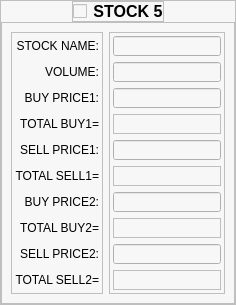
            <widget class="QFrame" name="frame_12">
             <property name="styleSheet">
              <string notr="true">background-color: rgb(247, 247, 247);</string>
             </property>
             <property name="frameShape">
              <enum>QFrame::StyledPanel</enum>
             </property>
             <property name="frameShadow">
              <enum>QFrame::Raised</enum>
             </property>
             <layout class="QVBoxLayout" name="verticalLayout_8">
              <property name="spacing">
               <number>0</number>
              </property>
              <property name="leftMargin">
               <number>0</number>
              </property>
              <property name="topMargin">
               <number>0</number>
              </property>
              <property name="rightMargin">
               <number>0</number>
              </property>
              <property name="bottomMargin">
               <number>0</number>
              </property>
              <item alignment="Qt::AlignHCenter|Qt::AlignTop">
               <widget class="QFrame" name="frame_22">
                <property name="frameShape">
                 <enum>QFrame::StyledPanel</enum>
                </property>
                <property name="frameShadow">
                 <enum>QFrame::Raised</enum>
                </property>
                <layout class="QHBoxLayout" name="horizontalLayout_10">
                 <property name="spacing">
                  <number>6</number>
                 </property>
                 <property name="leftMargin">
                  <number>0</number>
                 </property>
                 <property name="topMargin">
                  <number>0</number>
                 </property>
                 <property name="rightMargin">
                  <number>0</number>
                 </property>
                 <property name="bottomMargin">
                  <number>0</number>
                 </property>
                 <item>
                  <widget class="QCheckBox" name="STOCK5_checkBox">
                   <property name="text">
                    <string/>
                   </property>
                  </widget>
                 </item>
                 <item>
                  <widget class="QLabel" name="label_51">
                   <property name="font">
                    <font>
                     <pointsize>12</pointsize>
                     <weight>75</weight>
                     <bold>true</bold>
                    </font>
                   </property>
                   <property name="text">
                    <string>STOCK 5</string>
                   </property>
                   <property name="alignment">
                    <set>Qt::AlignCenter</set>
                   </property>
                  </widget>
                 </item>
                </layout>
               </widget>
              </item>
              <item>
               <widget class="QFrame" name="STOCK5_frame">
                <property name="sizePolicy">
                 <sizepolicy hsizetype="Preferred" vsizetype="Expanding">
                  <horstretch>0</horstretch>
                  <verstretch>0</verstretch>
                 </sizepolicy>
                </property>
                <property name="frameShape">
                 <enum>QFrame::StyledPanel</enum>
                </property>
                <property name="frameShadow">
                 <enum>QFrame::Raised</enum>
                </property>
                <layout class="QHBoxLayout" name="horizontalLayout_16">
                 <item>
                  <widget class="QFrame" name="frame_34">
                   <property name="frameShape">
                    <enum>QFrame::StyledPanel</enum>
                   </property>
                   <property name="frameShadow">
                    <enum>QFrame::Raised</enum>
                   </property>
                   <layout class="QVBoxLayout" name="verticalLayout_18">
                    <property name="leftMargin">
                     <number>3</number>
                    </property>
                    <property name="topMargin">
                     <number>3</number>
                    </property>
                    <property name="rightMargin">
                     <number>3</number>
                    </property>
                    <property name="bottomMargin">
                     <number>3</number>
                    </property>
                    <item>
                     <widget class="QLabel" name="label_50">
                      <property name="minimumSize">
                       <size>
                        <width>0</width>
                        <height>20</height>
                       </size>
                      </property>
                      <property name="maximumSize">
                       <size>
                        <width>16777215</width>
                        <height>20</height>
                       </size>
                      </property>
                      <property name="text">
                       <string>STOCK NAME:</string>
                      </property>
                      <property name="alignment">
                       <set>Qt::AlignRight|Qt::AlignTrailing|Qt::AlignVCenter</set>
                      </property>
                     </widget>
                    </item>
                    <item>
                     <widget class="QLabel" name="label_58">
                      <property name="minimumSize">
                       <size>
                        <width>0</width>
                        <height>20</height>
                       </size>
                      </property>
                      <property name="maximumSize">
                       <size>
                        <width>16777215</width>
                        <height>20</height>
                       </size>
                      </property>
                      <property name="text">
                       <string>VOLUME:</string>
                      </property>
                      <property name="alignment">
                       <set>Qt::AlignRight|Qt::AlignTrailing|Qt::AlignVCenter</set>
                      </property>
                     </widget>
                    </item>
                    <item>
                     <widget class="QLabel" name="label_59">
                      <property name="minimumSize">
                       <size>
                        <width>0</width>
                        <height>20</height>
                       </size>
                      </property>
                      <property name="maximumSize">
                       <size>
                        <width>16777215</width>
                        <height>20</height>
                       </size>
                      </property>
                      <property name="text">
                       <string>BUY PRICE1:</string>
                      </property>
                      <property name="alignment">
                       <set>Qt::AlignRight|Qt::AlignTrailing|Qt::AlignVCenter</set>
                      </property>
                     </widget>
                    </item>
                    <item>
                     <widget class="QLabel" name="label_60">
                      <property name="minimumSize">
                       <size>
                        <width>0</width>
                        <height>20</height>
                       </size>
                      </property>
                      <property name="maximumSize">
                       <size>
                        <width>16777215</width>
                        <height>20</height>
                       </size>
                      </property>
                      <property name="text">
                       <string>TOTAL BUY1=</string>
                      </property>
                      <property name="alignment">
                       <set>Qt::AlignRight|Qt::AlignTrailing|Qt::AlignVCenter</set>
                      </property>
                     </widget>
                    </item>
                    <item>
                     <widget class="QLabel" name="label_55">
                      <property name="minimumSize">
                       <size>
                        <width>0</width>
                        <height>20</height>
                       </size>
                      </property>
                      <property name="maximumSize">
                       <size>
                        <width>16777215</width>
                        <height>20</height>
                       </size>
                      </property>
                      <property name="text">
                       <string>SELL PRICE1:</string>
                      </property>
                      <property name="alignment">
                       <set>Qt::AlignRight|Qt::AlignTrailing|Qt::AlignVCenter</set>
                      </property>
                     </widget>
                    </item>
                    <item>
                     <widget class="QLabel" name="label_56">
                      <property name="minimumSize">
                       <size>
                        <width>0</width>
                        <height>20</height>
                       </size>
                      </property>
                      <property name="maximumSize">
                       <size>
                        <width>16777215</width>
                        <height>20</height>
                       </size>
                      </property>
                      <property name="text">
                       <string>TOTAL SELL1=</string>
                      </property>
                      <property name="alignment">
                       <set>Qt::AlignRight|Qt::AlignTrailing|Qt::AlignVCenter</set>
                      </property>
                     </widget>
                    </item>
                    <item>
                     <widget class="QLabel" name="label_54">
                      <property name="minimumSize">
                       <size>
                        <width>0</width>
                        <height>20</height>
                       </size>
                      </property>
                      <property name="maximumSize">
                       <size>
                        <width>16777215</width>
                        <height>20</height>
                       </size>
                      </property>
                      <property name="text">
                       <string>BUY PRICE2:</string>
                      </property>
                      <property name="alignment">
                       <set>Qt::AlignRight|Qt::AlignTrailing|Qt::AlignVCenter</set>
                      </property>
                     </widget>
                    </item>
                    <item>
                     <widget class="QLabel" name="label_53">
                      <property name="minimumSize">
                       <size>
                        <width>0</width>
                        <height>20</height>
                       </size>
                      </property>
                      <property name="maximumSize">
                       <size>
                        <width>16777215</width>
                        <height>20</height>
                       </size>
                      </property>
                      <property name="text">
                       <string>TOTAL BUY2=</string>
                      </property>
                      <property name="alignment">
                       <set>Qt::AlignRight|Qt::AlignTrailing|Qt::AlignVCenter</set>
                      </property>
                     </widget>
                    </item>
                    <item>
                     <widget class="QLabel" name="label_52">
                      <property name="minimumSize">
                       <size>
                        <width>0</width>
                        <height>20</height>
                       </size>
                      </property>
                      <property name="maximumSize">
                       <size>
                        <width>16777215</width>
                        <height>20</height>
                       </size>
                      </property>
                      <property name="text">
                       <string>SELL PRICE2:</string>
                      </property>
                      <property name="alignment">
                       <set>Qt::AlignRight|Qt::AlignTrailing|Qt::AlignVCenter</set>
                      </property>
                     </widget>
                    </item>
                    <item>
                     <widget class="QLabel" name="label_57">
                      <property name="minimumSize">
                       <size>
                        <width>0</width>
                        <height>20</height>
                       </size>
                      </property>
                      <property name="maximumSize">
                       <size>
                        <width>16777215</width>
                        <height>20</height>
                       </size>
                      </property>
                      <property name="text">
                       <string>TOTAL SELL2=</string>
                      </property>
                      <property name="alignment">
                       <set>Qt::AlignRight|Qt::AlignTrailing|Qt::AlignVCenter</set>
                      </property>
                     </widget>
                    </item>
                   </layout>
                  </widget>
                 </item>
                 <item>
                  <widget class="QFrame" name="frame_35">
                   <property name="frameShape">
                    <enum>QFrame::StyledPanel</enum>
                   </property>
                   <property name="frameShadow">
                    <enum>QFrame::Raised</enum>
                   </property>
                   <layout class="QVBoxLayout" name="verticalLayout_19">
                    <property name="leftMargin">
                     <number>3</number>
                    </property>
                    <property name="topMargin">
                     <number>3</number>
                    </property>
                    <property name="rightMargin">
                     <number>3</number>
                    </property>
                    <property name="bottomMargin">
                     <number>3</number>
                    </property>
                    <item>
                     <widget class="QLineEdit" name="STOCK5_NAME_lineEdit">
                      <property name="minimumSize">
                       <size>
                        <width>0</width>
                        <height>20</height>
                       </size>
                      </property>
                      <property name="maximumSize">
                       <size>
                        <width>16777215</width>
                        <height>20</height>
                       </size>
                      </property>
                     </widget>
                    </item>
                    <item>
                     <widget class="QLineEdit" name="STOCK5_VOLUME_lineEdit">
                      <property name="minimumSize">
                       <size>
                        <width>0</width>
                        <height>20</height>
                       </size>
                      </property>
                      <property name="maximumSize">
                       <size>
                        <width>16777215</width>
                        <height>20</height>
                       </size>
                      </property>
                     </widget>
                    </item>
                    <item>
                     <widget class="QLineEdit" name="STOCK5_BUY1_PRICE_lineEdit">
                      <property name="minimumSize">
                       <size>
                        <width>0</width>
                        <height>20</height>
                       </size>
                      </property>
                      <property name="maximumSize">
                       <size>
                        <width>16777215</width>
                        <height>20</height>
                       </size>
                      </property>
                     </widget>
                    </item>
                    <item>
                     <widget class="QLabel" name="STOCK5_TotalBuy1_label">
                      <property name="minimumSize">
                       <size>
                        <width>0</width>
                        <height>20</height>
                       </size>
                      </property>
                      <property name="maximumSize">
                       <size>
                        <width>16777215</width>
                        <height>20</height>
                       </size>
                      </property>
                      <property name="frameShape">
                       <enum>QFrame::StyledPanel</enum>
                      </property>
                      <property name="text">
                       <string/>
                      </property>
                      <property name="alignment">
                       <set>Qt::AlignLeading|Qt::AlignLeft|Qt::AlignVCenter</set>
                      </property>
                     </widget>
                    </item>
                    <item>
                     <widget class="QLineEdit" name="STOCK5_SELL1_PRICE_lineEdit">
                      <property name="minimumSize">
                       <size>
                        <width>0</width>
                        <height>20</height>
                       </size>
                      </property>
                      <property name="maximumSize">
                       <size>
                        <width>16777215</width>
                        <height>20</height>
                       </size>
                      </property>
                     </widget>
                    </item>
                    <item>
                     <widget class="QLabel" name="STOCK5_TotalSell1_label">
                      <property name="minimumSize">
                       <size>
                        <width>0</width>
                        <height>20</height>
                       </size>
                      </property>
                      <property name="maximumSize">
                       <size>
                        <width>16777215</width>
                        <height>20</height>
                       </size>
                      </property>
                      <property name="frameShape">
                       <enum>QFrame::StyledPanel</enum>
                      </property>
                      <property name="text">
                       <string/>
                      </property>
                     </widget>
                    </item>
                    <item>
                     <widget class="QLineEdit" name="STOCK5_BUY2_PRICE_lineEdit">
                      <property name="minimumSize">
                       <size>
                        <width>0</width>
                        <height>20</height>
                       </size>
                      </property>
                      <property name="maximumSize">
                       <size>
                        <width>16777215</width>
                        <height>20</height>
                       </size>
                      </property>
                     </widget>
                    </item>
                    <item>
                     <widget class="QLabel" name="STOCK5_TotalBuy2_label">
                      <property name="minimumSize">
                       <size>
                        <width>0</width>
                        <height>20</height>
                       </size>
                      </property>
                      <property name="maximumSize">
                       <size>
                        <width>16777215</width>
                        <height>20</height>
                       </size>
                      </property>
                      <property name="frameShape">
                       <enum>QFrame::StyledPanel</enum>
                      </property>
                      <property name="text">
                       <string/>
                      </property>
                      <property name="alignment">
                       <set>Qt::AlignLeading|Qt::AlignLeft|Qt::AlignVCenter</set>
                      </property>
                     </widget>
                    </item>
                    <item>
                     <widget class="QLineEdit" name="STOCK5_SELL2_PRICE_lineEdit">
                      <property name="minimumSize">
                       <size>
                        <width>0</width>
                        <height>20</height>
                       </size>
                      </property>
                      <property name="maximumSize">
                       <size>
                        <width>16777215</width>
                        <height>20</height>
                       </size>
                      </property>
                     </widget>
                    </item>
                    <item>
                     <widget class="QLabel" name="STOCK5_TotalSell2_label">
                      <property name="minimumSize">
                       <size>
                        <width>0</width>
                        <height>20</height>
                       </size>
                      </property>
                      <property name="maximumSize">
                       <size>
                        <width>16777215</width>
                        <height>20</height>
                       </size>
                      </property>
                      <property name="frameShape">
                       <enum>QFrame::StyledPanel</enum>
                      </property>
                      <property name="text">
                       <string/>
                      </property>
                     </widget>
                    </item>
                   </layout>
                  </widget>
                 </item>
                </layout>
               </widget>
              </item>
             </layout>
            </widget>
